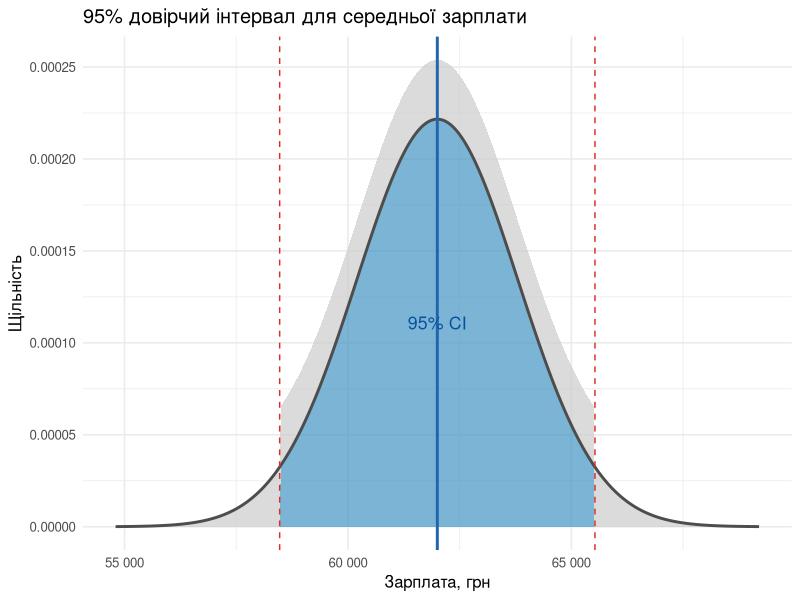
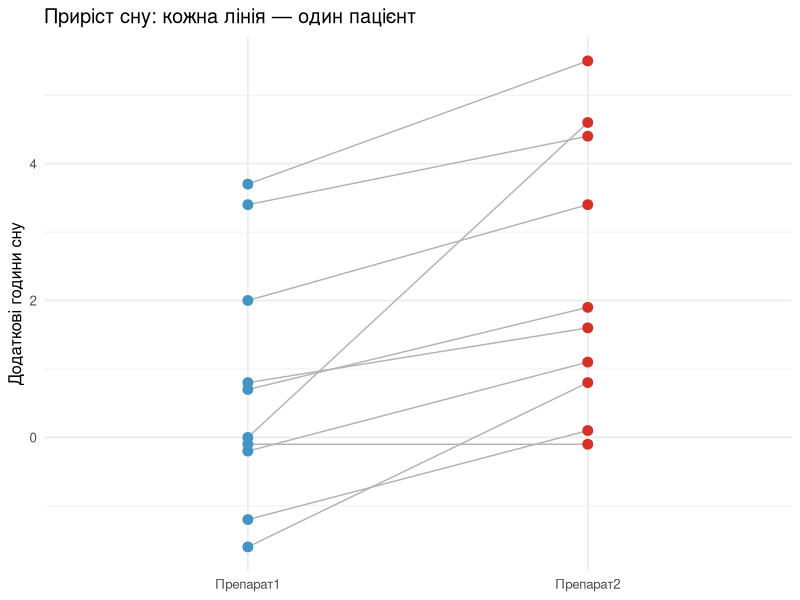
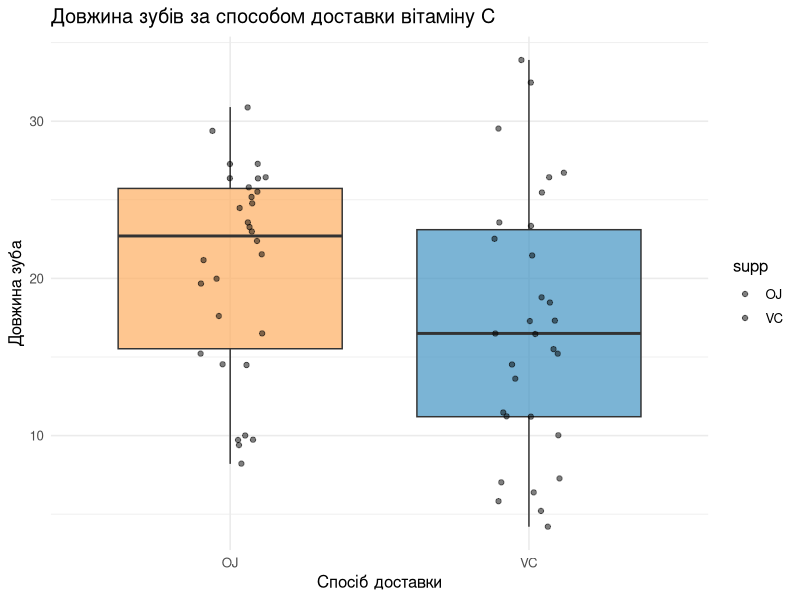
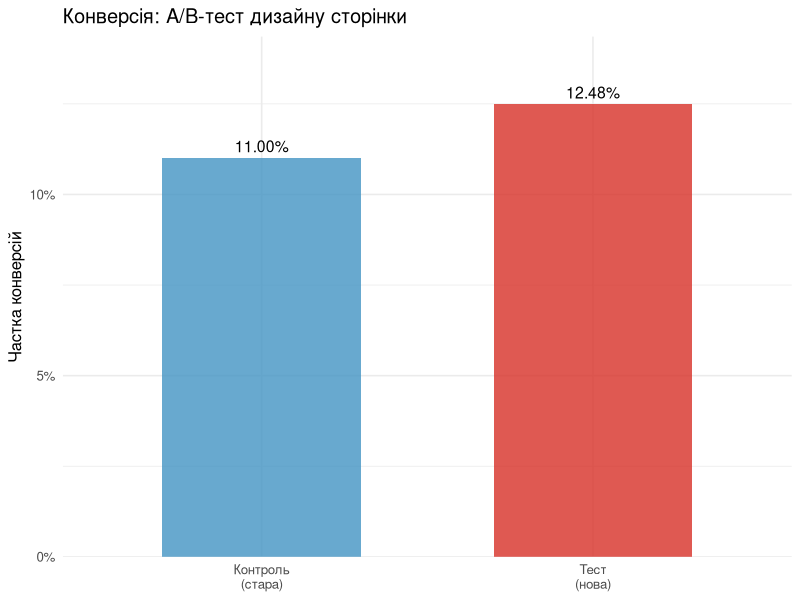

Write R code to recreate these figures, in order.
## ---- chunk 1
#| include: false
library(tidyverse)
library(patchwork)
library(scales)
## ---- chunk 2
sigma <- 18000
n     <- 100
x_bar <- 62000
alpha <- 0.05

se <- sigma / sqrt(n)
z  <- qnorm(1 - alpha / 2)
me <- z * se

ci <- c(x_bar - me, x_bar + me)
cat(sprintf("SE = %.1f грн\n", se))
cat(sprintf("z(0.975) = %.4f\n", z))
cat(sprintf("ME = %.1f грн\n", me))
cat(sprintf("95%% CI: (%.0f; %.0f) грн\n", ci[1], ci[2]))
## ---- chunk 3
#| fig-width: 7
#| fig-height: 4

tibble(x = seq(x_bar - 4 * se, x_bar + 4 * se, length.out = 500)) |>
  mutate(density = dnorm(x, x_bar, se),
         in_ci   = x >= ci[1] & x <= ci[2]) |>
  ggplot(aes(x = x, y = density)) +
  geom_area(aes(fill = in_ci), alpha = 0.7, show.legend = FALSE) +
  geom_line(color = "grey30", linewidth = 1) +
  geom_vline(xintercept = ci, linetype = "dashed", color = "#d73027") +
  geom_vline(xintercept = x_bar, color = "#2166ac", linewidth = 1) +
  scale_fill_manual(values = c("TRUE" = "#4393c3", "FALSE" = "grey80")) +
  scale_x_continuous(labels = label_number(big.mark = " ")) +
  annotate("text", x = x_bar, y = dnorm(x_bar, x_bar, se) * 0.5,
           label = "95% CI", color = "#08519c", size = 4.5) +
  labs(title = "95% довірчий інтервал для середньої зарплати",
       x = "Зарплата, грн", y = "Щільність") +
  theme_minimal(base_size = 12)
## ---- chunk 4
x <- c(118, 124, 131, 109, 127, 140, 115, 122, 133, 119, 126, 130)
n <- length(x)
alpha <- 0.03

x_bar <- mean(x)
s     <- sd(x)
se    <- s / sqrt(n)
t_crit <- qt(1 - alpha / 2, df = n - 1)
me <- t_crit * se
ci <- c(x_bar - me, x_bar + me)

cat(sprintf("n = %d, X̄ = %.2f мс, s = %.2f мс\n", n, x_bar, s))
cat(sprintf("t(0.985, %d) = %.4f\n", n - 1, t_crit))
cat(sprintf("97%% CI: (%.2f; %.2f) мс\n", ci[1], ci[2]))
## ---- chunk 5
t.test(x, conf.level = 0.97)$conf.int
## ---- chunk 6
data(sleep)
drug1 <- sleep$extra[sleep$group == 1]
drug1

n <- length(drug1)
x_bar <- mean(drug1)
s <- sd(drug1)
t_stat <- (x_bar - 0) / (s / sqrt(n))
p_val  <- 1 - pt(t_stat, df = n - 1)   # одностороння (greater)

cat(sprintf("X̄ = %.3f, s = %.3f, t = %.3f, df = %d\n", x_bar, s, t_stat, n - 1))
cat(sprintf("p-value (one-sided) = %.4f\n", p_val))
## ---- chunk 7
t.test(drug1, mu = 0, alternative = "greater")
## ---- chunk 8
drug2 <- sleep$extra[sleep$group == 2]
d <- drug2 - drug1   # різниці по кожному пацієнту

n <- length(d)
d_bar <- mean(d)
s_d   <- sd(d)
t_stat <- d_bar / (s_d / sqrt(n))
p_val  <- 2 * (1 - pt(abs(t_stat), df = n - 1))  # двостороння

cat(sprintf("D̄ = %.3f, s_D = %.3f, t = %.3f, df = %d\n", d_bar, s_d, t_stat, n - 1))
cat(sprintf("p-value (two-sided) = %.5f\n", p_val))
## ---- chunk 9
t.test(drug2, drug1, paired = TRUE, conf.level = 0.95)
## ---- chunk 10
#| fig-width: 6.5
#| fig-height: 4

tibble(id = factor(1:n), Препарат1 = drug1, Препарат2 = drug2) |>
  pivot_longer(-id, names_to = "drug", values_to = "extra") |>
  ggplot(aes(x = drug, y = extra, group = id)) +
  geom_line(color = "grey70") +
  geom_point(aes(color = drug), size = 3, show.legend = FALSE) +
  scale_color_manual(values = c("Препарат1" = "#4393c3", "Препарат2" = "#d73027")) +
  labs(title = "Приріст сну: кожна лінія — один пацієнт",
       x = NULL, y = "Додаткові години сну") +
  theme_minimal(base_size = 12)
## ---- chunk 11
#| fig-width: 6
#| fig-height: 4

data(ToothGrowth)
ToothGrowth |>
  ggplot(aes(x = supp, y = len, fill = supp)) +
  geom_boxplot(alpha = 0.7, show.legend = FALSE) +
  geom_jitter(width = 0.12, alpha = 0.5, size = 1.5) +
  scale_fill_manual(values = c("OJ" = "#fdae61", "VC" = "#4393c3")) +
  labs(title = "Довжина зубів за способом доставки вітаміну C",
       x = "Спосіб доставки", y = "Довжина зуба") +
  theme_minimal(base_size = 12)
## ---- chunk 12
t.test(len ~ supp, data = ToothGrowth,
       alternative = "two.sided", conf.level = 0.90)
## ---- chunk 13
welch  <- t.test(len ~ supp, data = ToothGrowth, var.equal = FALSE)
pooled <- t.test(len ~ supp, data = ToothGrowth, var.equal = TRUE)

tibble(
  Тест    = c("Welch", "Pooled"),
  t       = c(welch$statistic, pooled$statistic),
  df      = c(welch$parameter, pooled$parameter),
  p_value = c(welch$p.value, pooled$p.value)
) |>
  mutate(across(c(t, p_value), \(v) round(v, 4)),
         df = round(df, 2))
## ---- chunk 14
successes <- c(control = 528, treatment = 593)
trials    <- c(control = 4800, treatment = 4750)

ab_test <- prop.test(successes, trials,
                     alternative = "two.sided", correct = FALSE)
ab_test
## ---- chunk 15
p1 <- successes[1] / trials[1]
p2 <- successes[2] / trials[2]
p_pool <- sum(successes) / sum(trials)

z <- (p1 - p2) / sqrt(p_pool * (1 - p_pool) * (1/trials[1] + 1/trials[2]))
p_val <- 2 * (1 - pnorm(abs(z)))

cat(sprintf("p̂1 = %.4f, p̂2 = %.4f, p̂_pool = %.4f\n", p1, p2, p_pool))
cat(sprintf("Z = %.3f, p-value = %.4f\n", z, p_val))
cat(sprintf("Z² = %.3f (≈ X-squared у prop.test)\n", z^2))
## ---- chunk 16
#| fig-width: 6
#| fig-height: 4

tibble(
  group = c("Контроль\n(стара)", "Тест\n(нова)"),
  rate  = c(p1, p2)
) |>
  ggplot(aes(x = group, y = rate, fill = group)) +
  geom_col(alpha = 0.8, width = 0.6, show.legend = FALSE) +
  geom_text(aes(label = percent(rate, accuracy = 0.01)), vjust = -0.5, size = 4) +
  scale_fill_manual(values = c("#4393c3", "#d73027")) +
  scale_y_continuous(labels = percent_format(), expand = expansion(c(0, 0.15))) +
  labs(title = "Конверсія: A/B-тест дизайну сторінки",
       x = NULL, y = "Частка конверсій") +
  theme_minimal(base_size = 12)
